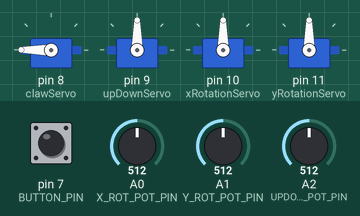
A sketch run on a simulated Arduino Uno, built with avr-gcc and run on an emulated ATmega328P. Shown: 4 × servo. The test bench sets the inputs (shaded band); at power-on: A0 (X_ROT_POT_PIN) = 512, A1 (Y_ROT_POT_PIN) = 512, A2 (UPDOWN_POT_PIN) = 512, pin 7 (BUTTON_PIN) HIGH.

Above: at 1.2 s.
1.3 s: A0 (X_ROT_POT_PIN) set to 716
At 2.5 s:
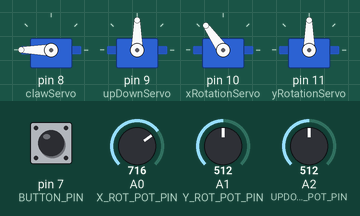
2.8 s: A1 (Y_ROT_POT_PIN) set to 716
At 3.7 s:
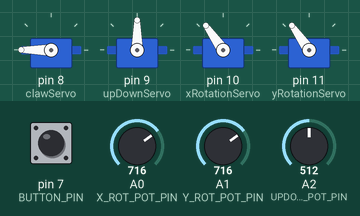
4.3 s: A2 (UPDOWN_POT_PIN) set to 716
At 4.9 s:
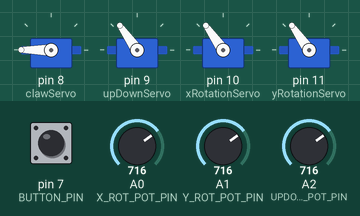
5.8 s: pin 7 (BUTTON_PIN) pulled LOW for 0.15 s
At 5.87 s:
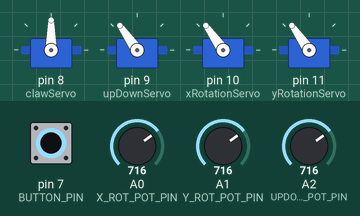
7.4 s: A0 (X_ROT_POT_PIN) set to 900
At 8.4 s:
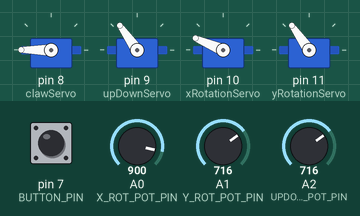
8.9 s: A1 (Y_ROT_POT_PIN) set to 900
At 9.6 s:
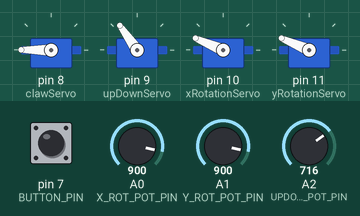
Timing chart, 0 to 11.4 s (numbered marks = the images above; inputs shaded):
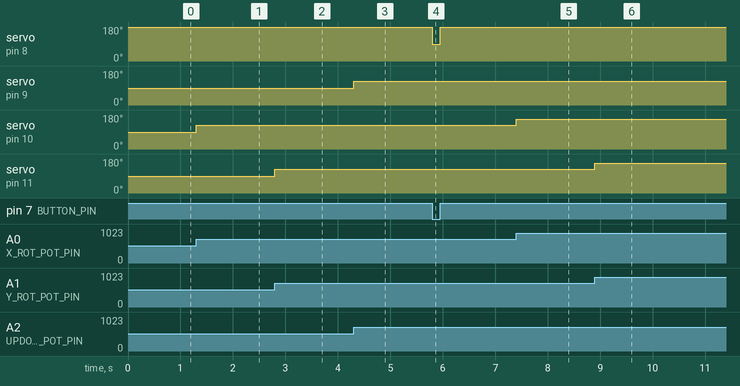

Measured:
- after the input at 1.3 s, servo on pin 10 (xRotationServo): 90° → 125° at once
- after the input at 2.8 s, servo on pin 11 (yRotationServo): 90° → 125° at once
- after the input at 4.3 s, servo on pin 9 (upDownServo): 90° → 125° at once
- after the input at 5.8 s, servo on pin 8 (clawServo): 180° → 90° at once, → 180° 0.15 s later
- after the input at 7.4 s, servo on pin 10 (xRotationServo): 125° → 157° at once
- after the input at 8.9 s, servo on pin 11 (yRotationServo): 125° → 157° at once

The sketch:

mearm.ino
```cpp
#include <Servo.h>

#define CLAW_SERVO_OPEN 90
#define CLAW_SERVO_CLOSE 180

#define BUTTON_PIN 7
#define X_ROT_POT_PIN A0
#define Y_ROT_POT_PIN A1
#define UPDOWN_POT_PIN A2

Servo clawServo;
Servo upDownServo;
Servo xRotationServo;
Servo yRotationServo;

bool clawOpened;

void setup() {
    // Устанавливаем пины для потенциометров и кнопки в режим чтения
    pinMode(BUTTON_PIN, INPUT_PULLUP);
    pinMode(X_ROT_POT_PIN, INPUT);
    pinMode(Y_ROT_POT_PIN, INPUT);
    pinMode(UPDOWN_POT_PIN, INPUT);

    // Установка управляющих пинов для серв
    clawServo.attach(8);
    upDownServo.attach(9);
    xRotationServo.attach(10);
    yRotationServo.attach(11);

    // Установка серв в их начальные позиции
    clawServo.write(CLAW_SERVO_OPEN);
    clawOpened = true;
}

void loop() {
    int data[4];
    readData(data);

    // Считываем состояние кнопки и поворачиваем серво
    if (data[0] == 1) {
        // Если клешня открыта - закрываем, если нет - ничего не делаем
        if (clawOpened) {
            clawServo.write(CLAW_SERVO_CLOSE);
            clawOpened = false;
        }
    } else {
        if (!clawOpened) {
            clawServo.write(CLAW_SERVO_OPEN);
            clawOpened = true;
        }
    }

    // Читаем данные о повороте вокруг оси X в диапазоне (-100, 100) и переводим их в диапазон (0, 180)
    int value = data[1];
    int adaptedValue = map(value, -100, 100, 0, 180);
    // Поворачиваем серво
    xRotationServo.write(adaptedValue);

    // Читаем данные о повороте вокруг оси Y в диапазоне (-100, 100) и переводим их в диапазон (0, 180)
    value = data[2];
    adaptedValue = map(value, -100, 100, 0, 180);
    // Поворачиваем серво
    yRotationServo.write(adaptedValue);

    // Читаем данные о движении вверх/вниз и поворачиваем серво
    value = data[3];
    adaptedValue = map(value, -100, 100, 0, 180);
    // Поворачиваем серво
    upDownServo.write(adaptedValue);
}

/*
 * Функция для чтения данных с потенциометров и кнопок
 * outputData[] - целочисленный массив, в который сохраняются полученные значения
 * outputData[0] - статус кнопки
 * outputData[1], outputData[2] и outputData[3] - статус потенциометров
 */
void readData(int outputData[]) {
    outputData[0] = digitalRead(BUTTON_PIN);
    outputData[1] = map(analogRead(X_ROT_POT_PIN), 0, 1023, -100, 100);
    outputData[2] = map(analogRead(Y_ROT_POT_PIN), 0, 1023, -100, 100);
    outputData[3] = map(analogRead(UPDOWN_POT_PIN), 0, 1023, -100, 100);
}
```
